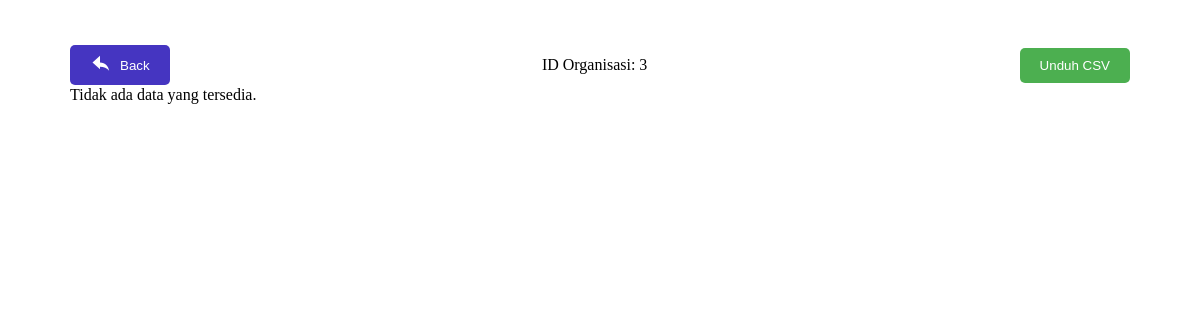
Before: /admin/unduh.php?id=3 with the older database file.
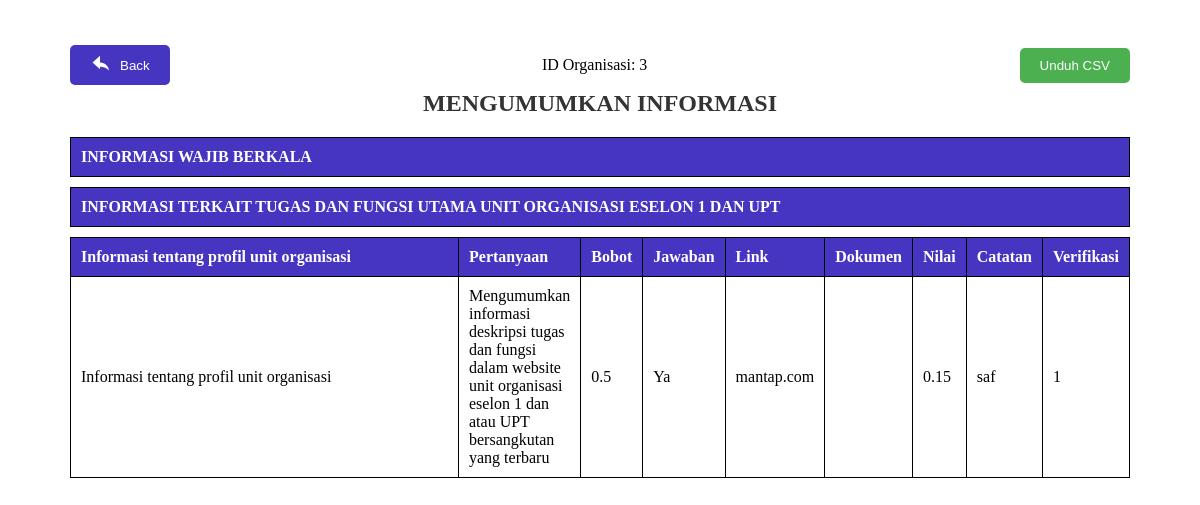
After: the same page with the newer database file.
### tables this page shows
CREATE TABLE `kuesioner` (
  `id_kuesioner` int NOT NULL,
  `id_kategori` int NOT NULL,
  `id_subkategori1` int NOT NULL,
  `id_subkategori2` int NOT NULL,
  `id_subkategori3` int NOT NULL,
  `id_pertanyaan` int NOT NULL,
  `pertanyaan` text NOT NULL,
  `jawaban` varchar(255) NOT NULL,
  `link` varchar(255) DEFAULT NULL,
  `dokumen` varchar(255) DEFAULT NULL,
  `id_organisasi` int NOT NULL,
  `unit_eselon1` varchar(255) NOT NULL,
  `nama_organisasi` varchar(255) NOT NULL,
  `nip_responden` char(10) NOT NULL,
  `nilai` float(4,2) DEFAULT NULL,
  `catatan` varchar(255) DEFAULT NULL,
  `verifikasi` tinyint(1) DEFAULT NULL,
  `id_penilai` int DEFAULT NULL
);

CREATE TABLE `kategori` (
  `id_kategori` int NOT NULL,
  `kategori` varchar(255) NOT NULL
);

CREATE TABLE `subkategori1` (
  `id_subkategori1` int NOT NULL,
  `subkategori1` varchar(255) NOT NULL,
  `id_kategori` int NOT NULL
);

CREATE TABLE `subkategori2` (
  `id_subkategori2` int NOT NULL,
  `subkategori2` varchar(255) NOT NULL,
  `id_subkategori1` int NOT NULL
);

CREATE TABLE `subkategori3` (
  `id_subkategori3` int NOT NULL,
  `subkategori3` varchar(255) NOT NULL,
  `id_subkategori2` int NOT NULL,
  `web` varchar(255) DEFAULT NULL
);

CREATE TABLE `pertanyaan` (
  `id_pertanyaan` int NOT NULL,
  `pertanyaan` text,
  `id_kategori` int NOT NULL,
  `id_subkategori1` int NOT NULL,
  `id_subkategori2` int NOT NULL,
  `id_subkategori3` int NOT NULL,
  `bobot` double DEFAULT NULL,
  `web` text,
  `A` float(4,2) DEFAULT NULL,
  `B` float(4,2) DEFAULT NULL,
  `C` float(4,2) DEFAULT NULL,
  `D` float(4,2) DEFAULT NULL,
  `E` float(4,2) DEFAULT NULL
);

### admin/unduh.php (the view, shortened to what this page needs)
<!DOCTYPE html>
<html lang="en">
<head>
</head>
<body>
<div style="display: flex; justify-content: space-between; align-items: center; margin: 20px 70px; position: absolute; top: 20px; left: 0; right: 0;">
    <a href="daftar_organisasi.php" style="text-decoration: none;">
        <button style="padding: 10px 20px; background-color: #4535c1; color: white; border: none; border-radius: 5px; cursor: pointer; display: flex; align-items: center;">
            <svg xmlns="http://www.w3.org/2000/svg" viewBox="0 0 24 24" fill="white" width="20px" height="20px" style="margin-right: 10px;">
                <path d="M0 0h24v24H0z" fill="none"/>
                <path d="M12 4V1L3 9l9 8v-3c4.55 0 8.45 1.72 11 5-1-5.48-4.48-10-11-10z"/>
            </svg>
            Back
        </button>
    </a>
    <?php
if (isset($_GET['id'])) {
    $id_organisasi = (int)$_GET['id'];
    echo "<p>ID Organisasi: " . $id_organisasi . "</p>";
} else {
    die("ID organisasi tidak ditemukan.");
}
?>
    <a href="download_csv.php?id=<?php echo $id_organisasi; ?>">
    <button style="padding: 10px 20px; background-color: #4CAF50; color: white; border: none; border-radius: 5px; cursor: pointer;">
        Unduh CSV
    </button>
</a>
</div>
<?php
$host = 'localhost';
$user = 'root';
$password = '';
$dbname = 'sigh';
$conn = new mysqli($host, $user, $password, $dbname);
if (isset($_GET['id'])) {
    $id_organisasi = (int)$_GET['id'];
}
    $sql = "
        SELECT p.id_pertanyaan, k.kategori, s1.subkategori1, s2.subkategori2, s3.subkategori3,
               p.pertanyaan, p.web, p.bobot, q.jawaban, q.link, q.dokumen, q.nilai, q.catatan, q.verifikasi
        FROM pertanyaan p
        JOIN kategori k ON p.id_kategori = k.id_kategori
        JOIN SubKategori1 s1 ON p.id_subkategori1 = s1.id_subkategori1
        JOIN SubKategori2 s2 ON p.id_subkategori2 = s2.id_subkategori2
        JOIN SubKategori3 s3 ON p.id_subkategori3 = s3.id_subkategori3
        LEFT JOIN kuesioner q ON p.id_pertanyaan = q.id_pertanyaan
        WHERE q.id_organisasi = $id_organisasi";
    $result = $conn->query($sql);
    $last_kategori = '';
    $last_subkategori1 = '';
    $last_subkategori2 = '';
    $last_subkategori3 = '';
    if ($result->num_rows > 0) {
        while ($row = $result->fetch_assoc()) {
            if ($last_kategori != $row['kategori']) {
                echo "<h2>{$row['kategori']}</h2>";
                $last_kategori = $row['kategori'];
            }
            if ($last_subkategori1 != $row['subkategori1']) {
                echo "<table border='1' style='border-collapse: collapse; width: 100%; margin-bottom: 10px;'>
                        <thead>
                            <tr style='background-color: #1E90FF; color: white;'>
                                <th colspan='3' style='padding: 10px; width: 60%;'>{$row['subkategori1']}</th>
                            </tr>
                        </thead>
                        <tbody>";
                $last_subkategori1 = $row['subkategori1'];
                $last_subkategori2 = '';
                $last_subkategori3 = '';
            }
            if ($last_subkategori2 != $row['subkategori2']) {
                echo "<table border='1' style='border-collapse: collapse; width: 100%; margin-bottom: 10px;'>
                        <thead>
                            <tr style='background-color: #00008B; color: white;'>
                                <th colspan='3'>{$row['subkategori2']}</th>
                            </tr>
                        </thead>
                        <tbody>";
                $last_subkategori2 = $row['subkategori2'];
                $last_subkategori3 = '';
            }
            if ($last_subkategori3 != $row['subkategori3']) {
                echo "<table border='1' style='border-collapse: collapse; width: 100%; margin-bottom: 10px;'>
                        <thead>
                            <tr style='background-color: #FFA500; color: white;'>
                                <th style='padding: 10px; width: 40%;'>{$row['subkategori3']}</th>
                                <th style='padding: 10px;'>Pertanyaan</th>
                                <th style='padding: 10px;'>Bobot</th>
                                <th style='padding: 10px;'>Jawaban</th>
                                <th style='padding: 10px;'>Link</th>
                                <th style='padding: 10px;'>Dokumen</th>
                                <th style='padding: 10px;'>Nilai</th>
                                <th style='padding: 10px;'>Catatan</th>
                                <th style='padding: 10px;'>Verifikasi</th>
                            </tr>
                        </thead>
                        <tbody>";
            }
?>
<tr>
    <td><?php echo $row['subkategori3']; ?></td>
    <td><?php echo $row['pertanyaan']; ?></td>
    <td><?php echo $row['bobot']; ?></td>
    <td><?php echo $row['jawaban']; ?></td>
    <td><?php echo $row['link']; ?></td>
    <td><?php echo $row['dokumen']; ?></td>
    <td><?php echo $row['nilai']; ?></td>
    <td><?php echo $row['catatan']; ?></td>
    <td><?php echo $row['verifikasi']; ?></td>
</tr>
<?php
    }
    echo "</tbody></table>";
} else {
    echo "<p>Tidak ada data yang tersedia.</p>";
}
?>
</body>
</html>

### admin/unduh.php (style rules this page uses)
body { user-select: ; outline: black; margin: 20px; padding: 50px; overflow-x: hidden; }
table { width: 100%; border-collapse: collapse; margin-bottom: 20px; }
table, th, td { border: 1px solid black; }
th, td { padding: 10px; text-align: left; }
th { background-color: #4535c1; }
h2 { text-align: center; color: #333; }
button { padding: 10px 20px; background-color: #4CAF50; color: white; border: none; border-radius: 5px; cursor: pointer; }

Changed rows visible on the page:
added kuesioner: id_kategori.kategori "MENGUMUMKAN INFORMASI", id_subkategori1.subkategori1 "INFORMASI WAJIB BERKALA", id_subkategori2.subkategori2 "INFORMASI TERKAIT TUGAS DAN FUNGSI UTAMA UNIT ORGANISASI ESELON 1 DAN UPT", id_subkategori3.subkategori3 "Informasi tentang profil unit organisasi", id_pertanyaan.pertanyaan "Mengumumkan informasi deskripsi tugas dan fungsi dalam website unit organisasi eselon 1 dan atau UPT bersangkutan yang terbaru", id_pertanyaan.bobot "0.5", jawaban "Ya", link "mantap.com", nilai "0.15", catatan "saf", verifikasi "1"
Other visible differences:
text no longer shown: "Tidak ada data yang tersedia."
